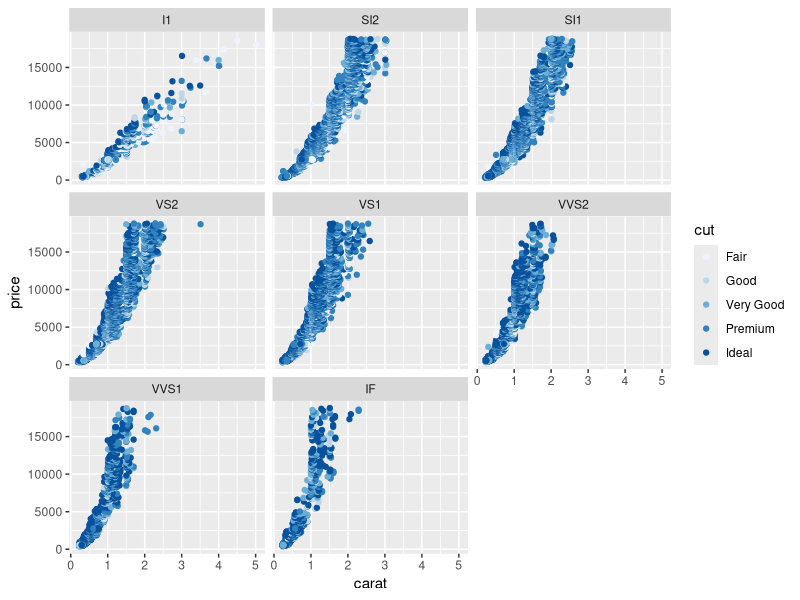

Here is the R script that generated this plot:
library(ggplot2)

d <- diamonds

p <- ggplot(aes(x = carat, y = price), data = d)
p <- p + geom_point(aes(color = cut))
p <- p + facet_wrap(~ clarity)
p <- p + scale_color_brewer()






print(p)